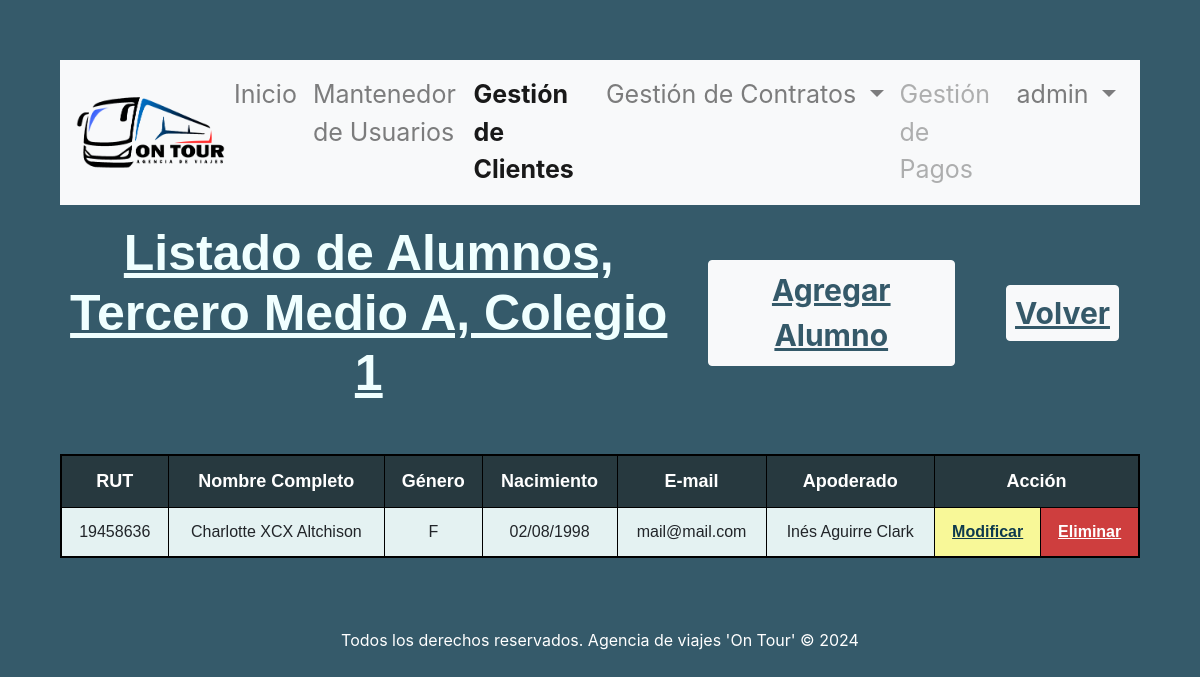
/accounts/crud_alumnos/1/ (signed in), run on the app's committed database.
### gestion_viajes/models.py (models this page shows, shortened)
class Curso(models.Model):
    id_curso  = models.AutoField(db_column='idCurso', primary_key=True)
    id_nivel = models.ForeignKey('Nivel',on_delete=models.CASCADE, db_column='idNivel')
    letra_curso = models.CharField(max_length=1, blank=False, null=False)
    id_colegio = models.ForeignKey('Colegio',on_delete=models.CASCADE, db_column='idColegio')
    def __str__(self):
        return str(self.id_nivel) + " " + str(self.letra_curso) + ", " + str(self.id_colegio)

class Nivel(models.Model):
    id_nivel  = models.AutoField(db_column='idNivel', primary_key=True)
    nivel     = models.CharField(max_length=20, blank=False, null=False)
    def __str__(self):
        return str(self.nivel)

class Colegio(models.Model):
    id_colegio  = models.AutoField(db_column='idColegio', primary_key=True)
    nombre_colegio = models.CharField(max_length=20, blank=False, null=False)
    direccion_colegio = models.CharField(max_length=20, blank=False, null=False)
    def __str__(self):
        return str(self.nombre_colegio)

class Alumno(models.Model):
    id_alumno        = models.AutoField(db_column='idAlumno', primary_key=True)
    rut              = models.CharField(max_length=10, null=False)
    nombre           = models.CharField(max_length=20, null=False)
    apellido_paterno = models.CharField(max_length=20, null=False)
    apellido_materno = models.CharField(max_length=20, null=False)
    fecha_nacimiento = models.DateField(blank=False, null=False)
    id_genero        = models.ForeignKey('Genero',on_delete=models.CASCADE, db_column='idGenero')
    telefono         = models.CharField(max_length=45, null=False)
    email            = models.EmailField(unique=True, max_length=100, blank=True, null=True)
    direccion        = models.CharField(max_length=50, blank=True, null=True)
    id_curso         = models.ForeignKey('Curso',on_delete=models.CASCADE, db_column='idCurso')
    id_apoderado     = models.ForeignKey('Apoderado',on_delete=models.CASCADE, db_column='idApoderado')

class Genero(models.Model):
    id_genero  = models.AutoField(db_column='idGenero', primary_key=True)
    genero     = models.CharField(max_length=20, blank=False, null=False)

class Apoderado(models.Model):
    id_apoderado     = models.AutoField(db_column='idApoderado', primary_key=True)
    rut              = models.CharField(max_length=10, null=False)
    nombre           = models.CharField(max_length=20, null=False)
    apellido_paterno = models.CharField(max_length=20, null=False)
    apellido_materno = models.CharField(max_length=20, null=False)
    fecha_nacimiento = models.DateField(blank=False, null=False)
    id_genero        = models.ForeignKey('Genero',on_delete=models.CASCADE, db_column='idGenero')
    telefono         = models.CharField(max_length=45, null=False)
    email            = models.EmailField(unique=True, max_length=100, blank=True, null=True)
    direccion        = models.CharField(max_length=50, blank=True, null=True)

### gestion_viajes/views.py (the view)
# urls.py: path('crud_alumnos/<int:fk>/', views.crud_alumnos, name='crud_alumnos'),
@login_required
def crud_alumnos(request, fk):
    alumnos = Alumno.objects.filter(id_curso = fk).order_by('apellido_paterno')
    curso = Curso.objects.get(id_curso=fk)
    context = {'alumnos':alumnos, 'curso':curso, 'clase':'gestion_clientes'}
    return render(request, 'gestion_viajes/alumnos_list.html', context)

### gestion_viajes/templates/gestion_viajes/alumnos_list.html (shortened to what this page needs)
{% extends "gestion_viajes/base.html" %}
{% load static %}
{% block content %}
    <header>
      <div class="row justify-content-center">
        <div class="col-md-7 col-sm-12">
          <h1>Listado de Alumnos, {{ curso }}</h1>
        </div>
        <div class="col-md-3 col-sm-12">
          <div class="container-btn">
            <button class="btn btn-light" id="btnAgregar">
              <a href="{% url 'alumnosAdd' fk=curso.id_curso %}">Agregar Alumno</a>
            </button>
          </div>
        </div>
        <div class="col-md-2 col-sm-12">
          <div class="container-btn">
            <button class="btn btn-light" id="btnAgregar">
                <a href="{% url 'crud_cursos' fk=curso.id_colegio_id %}">Volver</a>
              </button>
          </div>
        </div>
      </div>
    </header>
    <div class="table-container">
        <table class="table table-striped">
            {% if alumnos %}
                <thead>
                    <tr>
                    <th scope="col">RUT</th>
                    <th scope="col">Nombre Completo</th>
                    <th scope="col">Género</th>
                    <th scope="col">Nacimiento</th>
                    <th scope="col">E-mail</th>
                    <th scope="col">Apoderado</th>
                    <th scope="col" colspan="2">Acción</th>
                    </tr>
                </thead>
                <tbody>
                    {% for alumno in alumnos %}
                      {% if alumno.rut %}
                      <tr>
                          <td>{{ alumno.rut }}</td>
                          <td>{{ alumno.nombre|capfirst }} {{ alumno.apellido_paterno|capfirst }} {{ alumno.apellido_materno|capfirst }}</td>
                          <td>{{ alumno.id_genero.genero|slice:":1" }}</td>
                          <td>{{ alumno.fecha_nacimiento|date:"d/m/Y" }}</td>
                          <td>{{ alumno.email|default_if_none:""|lower }}</td>
                          <td>{{ alumno.id_apoderado.nombre|default_if_none:""|capfirst }} {{ alumno.id_apoderado.apellido_paterno|default_if_none:""|capfirst }} {{ alumno.id_apoderado.apellido_materno|default_if_none:""|capfirst }}</td>
                          <td class="td-update"><a href="{% url 'alumnos_edit' pk=alumno.id_alumno fk=curso.id_curso %}">Modificar</a></td>
                          <td class="td-delete"><a href="{% url 'alumnos_del' pk=alumno.id_alumno fk=curso.id_curso %}">Eliminar</a></td>
                      </tr>
                      {% endif %}
                    {% endfor %}
                </tbody>
            {% endif %}
        </table>
    </div>
{% endblock %}

### gestion_viajes/templates/gestion_viajes/base.html (shortened to what this page needs)
<!DOCTYPE html>
<html lang="en">
    <head>
        {% load static %}
        <link
          rel="stylesheet"
          href="https://cdn.jsdelivr.net/npm/bootstrap@4.6.2/dist/css/bootstrap.min.css"
        />
        <link rel="stylesheet" href="{% static 'css/styles.css' %}" />
      </head>
<body>
    <nav class="navbar navbar-expand-lg navbar-light bg-light">
        <a class="navbar-brand" href="{% url 'index' %}"><img src="{% static 'img/logoontour.png' %}" alt="logo" class="img-fluid"></a>
        <div class="collapse navbar-collapse" id="navbarSupportedContent">
          <ul class="navbar-nav mr-auto">
            {% if clase == 'index' %}<li class="nav-item active">{% else %}<li class="nav-item">{% endif %}
              <a class="nav-link" href="{% url 'index' %}">Inicio</a>
            </li>
            {% if user.is_staff %}
            {% if clase == 'gestion_usuarios' %}<li class="nav-item active">{% else %}<li class="nav-item">{% endif %}
                    <a class="nav-link" href="{% url 'crud_usuarios' %}">Mantenedor de Usuarios</a>
                </li>
            {% endif %}
            {% if clase == 'gestion_clientes' %}<li class="nav-item active">{% else %}<li class="nav-item">{% endif %}
              <a class="nav-link" href="{% url 'crud_colegios' %}">Gestión de Clientes</a>
            </li>
            {% if clase == 'gestion_contratos' %}<li class="nav-item dropdown active">{% else %}<li class="nav-item dropdown">{% endif %}
                <a class="nav-link dropdown-toggle" href="#"  id="navbarDropdown" role="button" data-toggle="dropdown" aria-haspopup="true" aria-expanded="false">
                  Gestión de Contratos
                </a>
            </li>
            <li class="nav-item">
              <a class="nav-link disabled" href="#">Gestión de Pagos</a>
            </li>
            <li class="nav-item dropdown">
                <a class="nav-link dropdown-toggle" href="#" id="navbarDropdown" role="button" data-toggle="dropdown" aria-haspopup="true" aria-expanded="false">
                    {{ user.username }}
                </a>
            </li>
          </ul>
        </div>
      </nav>
    {% block content %}{% endblock %}
    <footer><p>Todos los derechos reservados. Agencia de viajes 'On Tour' &copy; 2024</p></footer>
</body>
</html>

### gestion_viajes/static/css/styles.css (style rules this page uses)
body { background-color: rgba(14, 58, 77, 0.836); margin: 5%; }
header .row { margin-bottom: 3%; vertical-align: middle; align-items: center; }
header h1 { text-align: center; margin-top: 3%; margin-bottom: 3%; color: azure; font-weight: bold; font-size: 50px; font-family:'Trebuchet MS', 'Lucida Sans Unicode', 'Lucida Grande', 'Lucida Sans', Arial, sans-serif; text-decoration: underline; }
.navbar-brand { padding: 0; margin-right: 0; display: flex; align-items: center; }
.navbar-brand .img-fluid { max-width: 150px; height: auto; }
.navbar-nav { margin-left: auto; }
.nav-item { font-size: 25px; }
.nav-item.active { font-weight: bold; }
footer { text-align: center; color: white; margin-top: 5%; margin-bottom: auto; }
.container-btn { text-align: center; margin-top: 2%; margin-bottom: 2%; }
.container-btn #btnAgregar { padding-left: 5%; padding-right: 5%; padding-top: 3%; padding-bottom: 3%; font-size: 30px; font-weight: bold; color: rgba(14, 58, 77, 0.836); text-align: center; align-items: center; }
.container-btn #btnAgregar a { color: rgba(14, 58, 77, 0.836); text-decoration: underline; }
.table-container { overflow-x:auto; }
.table-striped { background-color: azure; border: 2px solid black; text-align: center; font-family:'Trebuchet MS', 'Lucida Sans Unicode', 'Lucida Grande', 'Lucida Sans', Arial, sans-serif; }
.table-striped th { font-size: 18px; background-color: rgba(1, 18, 26, 0.836); color: white; }
.table-striped th, .table-striped td { border: 1px solid black !important; }
.table-striped .td-update { background-color: rgb(248, 248, 152); }
.table-striped .td-update a { color: rgba(14, 58, 77); font-weight: bold; text-decoration: underline; }
.table-striped .td-delete { background-color: rgb(206, 62, 62); }
.table-striped .td-delete a { color: white; font-weight: bold; text-decoration: underline; }

### data on the page
Curso: idNivel+letra_curso+idColegio "Tercero Medio A, Colegio 1"
Alumno: rut "19458636", nombre "Charlotte", apellido_paterno "XCX", apellido_materno "Altchison", id_genero.genero "F", fecha_nacimiento "02/08/1998", email "mail@mail.com", id_apoderado.nombre "Inés", id_apoderado.apellido_paterno "Aguirre", id_apoderado.apellido_materno "Clark"

### other printed values
{{ user.username }} "admin"
